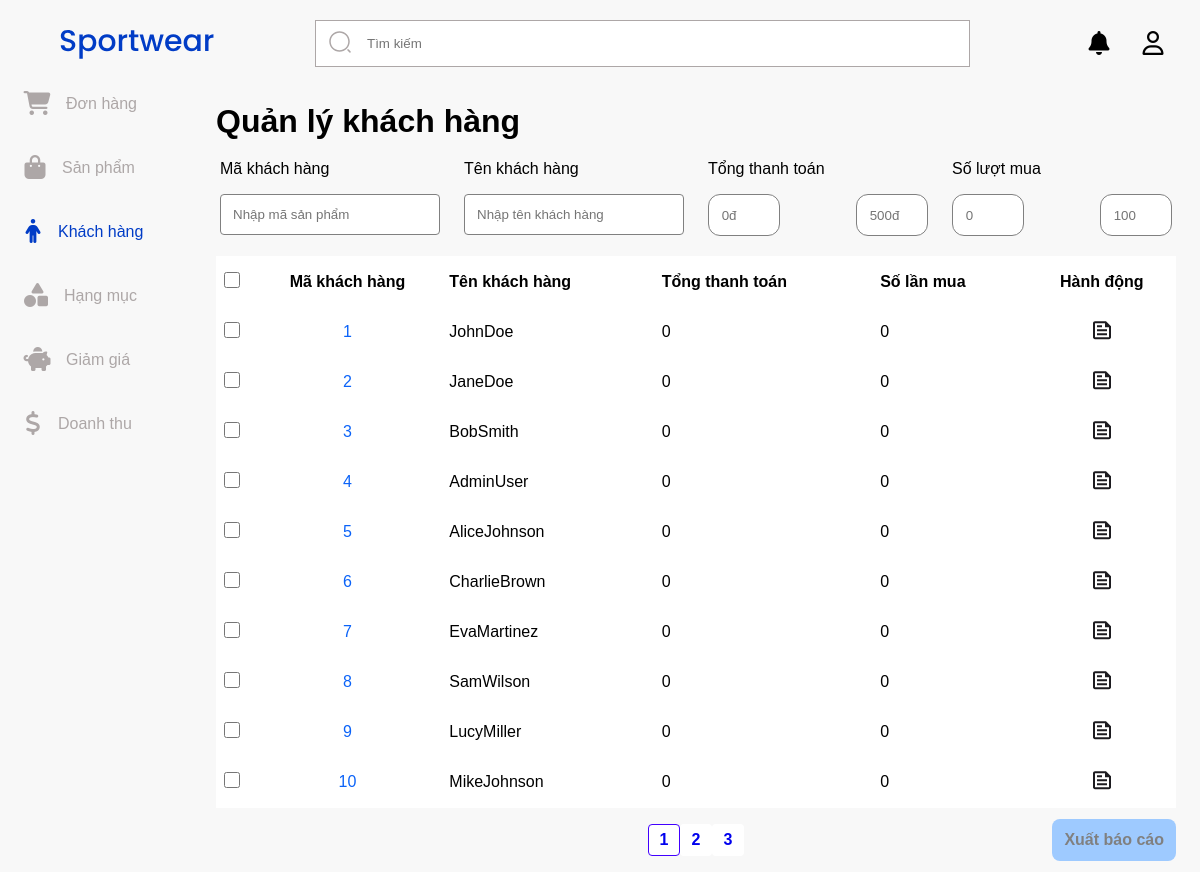
/pages/admin/customer/, run on the app's committed database.
### tables this page shows
CREATE TABLE users
(
    id INT AUTO_INCREMENT PRIMARY KEY,
    username VARCHAR(255) NOT NULL,
    firstname VARCHAR(255),
    lastname VARCHAR(255),
    password VARCHAR(255) NOT NULL,
    email VARCHAR(255) NOT NULL,
    phonenumber VARCHAR(255),
    address VARCHAR(255),
    is_admin BOOLEAN NOT NULL DEFAULT false,
    avatar VARCHAR(255) DEFAULT 'https://pbs.twimg.com/media/FoUoGo3XsAMEPFr?format=jpg&name=4096x4096'
);

### db/connection.php (called while the page is built, shortened)
<?php
function connectDb() {
    $host = "localhost";
    $username = "root";
    $password = "";
    $dbname = "ecommerce-sportswear";
    $con = new mysqli($host, $username, $password, $dbname);
    $con->set_charset("utf8");
    return $con;
}
function execQuery($query)
{
    $conn = connectDb();
    $result = $conn->query($query);
    return $result;
}

### components/customer-item/index.php (the view)
<?php
    function CustomerItem($id, $name, $total_payment, $count_purchase) {
        return '
            <tr>
                <td class="cell-center" >
                    <input type="checkbox" name="check-one" />
                </td>
                <td class="cell-center" >'.$id.'</td>
                <td class="list-container__name">'.$name.'</td>
                <td>'.$total_payment.'</td>
                <td>'.$count_purchase.'</td>
                <td class="cell-center">
                    <a href="#" target="_blank">
                        <img src="../../../assets/images/detail.svg" alt="detail" />
                    </a>
                </td>
            </tr>
        ';
    }
?>

### pages/admin/customer/index.php (shortened to what this page needs)
<!DOCTYPE html>
<html lang="en">
<?php
include "../../../components/customer-item/index.php";
include "../../../components/admin-sidebar/index.php";
?>
<head>
    <link rel="stylesheet" href="./style.css" />
    <link rel="stylesheet" href="./customer/style.css" />
    <link rel="stylesheet" href="../../../components/admin-sidebar/style.css" />
</head>
<body>
    <?php SideBar_Start() ?>
    <main class="container">
        <h1>Quản lý khách hàng</h1>
        <div class="search-customer">
            <div class="search-customer__card">
                <label for="customer-id"> Mã khách hàng </label>
                <input class="search-customer__input-text" type="text" name="customer-id" id="customer-id" placeholder="Nhập mã sản phẩm" />
            </div>
            <div class="search-customer__card">
                <label for="customer-name"> Tên khách hàng </label>
                <input class="search-customer__input-text" type="text" name="customer-name" id="customer-name" placeholder="Nhập tên khách hàng" />
            </div>
            <div class="search-customer__card">
                <label for="#">Tổng thanh toán</label>
                <div class="flex-row justify-between">
                    <input type="text" name="payment-start" id="payment-start" class="search-customer__input-number" placeholder="0đ" />
                    <input type="text" name="payment-end" id="payment-end" class="search-customer__input-number" placeholder="500đ" />
                </div>
            </div>
            <div class="search-customer__card">
                <label for="#">Số lượt mua</label>
                <div class="flex-row justify-between">
                    <input type="text" name="purchase-start" id="purchase-start" class="search-customer__input-number" placeholder="0" />
                    <input type="text" name="purchase-end" id="purchase-end" class="search-customer__input-number" placeholder="100" />
                </div>
            </div>
        </div>
        <div class="list-container">
            <table class="customers-table">
                <thead>
                    <tr>
                        <th>
                            <input type="checkbox" name="check-all" />
                        </th>
                        <th>Mã khách hàng</th>
                        <th class="cell-start">Tên khách hàng</th>
                        <th class="hover cell-start">Tổng thanh toán</th>
                        <th class="hover cell-start">Số lần mua</th>
                        <th>Hành động</th>
                    </tr>
                </thead>
                <tbody>
                    <?php
                    include "../../../db/connection.php";
                    $query = "SELECT * FROM users";
                    $result = execQuery($query);
                    for ($i = 0; $i < $result->num_rows; $i++) {
                        $row = $result->fetch_assoc();
                        $queryCountBuy = "SELECT COUNT(*) AS count FROM orders WHERE user_id = " . $row["id"];
                        $resultCountBuy = execQuery($queryCountBuy);
                        $countBuy = $resultCountBuy->fetch_assoc()["count"];
                        $queryTotalMoney = "SELECT SUM(total_money) AS total FROM orders WHERE user_id = " . $row["id"];
                        $resultTotalMoney = execQuery($queryTotalMoney);
                        $totalMoney = $resultTotalMoney->fetch_assoc()["total"];
                        $totalMoney = $totalMoney ?? 0;
                        echo CustomerItem($row["id"], $row["username"], $totalMoney, $countBuy);
                    }
                    ?>
                </tbody>
            </table>
        </div>
        <div class="customers-footer">
            <div class="pagination">
                <a class="active" href="#">1</a>
                <a href="#">2</a>
                <a href="#">3</a>
            </div>
            <button>Xuất báo cáo</button>
        </div>
    </main>
    <?php SideBar_End() ?>
</body>
</html>

### components/admin-sidebar/index.php (shortened to what this page needs)
<?php
function SideBar_Start()
{
    echo '
            <div class="sidebar-container">
            <header>
                <div class="logo">
                    <a href="">
                        <img class="sidebar-icon" src="../../../assets/images/logo.svg" alt="Logo">
                    </a>
                </div>
                <div class="search-box">
                    <div class="search-icon">
                        <img class="sidebar-icon" src="../../../assets/images/search-normal.svg">
                    </div>
                    <input id="search-box-input" type="text" placeholder="Tìm kiếm">
                </div>
                <div class="right">
                    <div class="notify">
                        <i class="fa-solid fa-bell"></i>
                    </div>
                    <div class="admin-button">
                        <i class="fa-regular fa-user"></i>
                    </div>
                </div>
            </header>
            <main class="admin-layout">
                <div class="sidebar">
                    <a href="/sportswear/pages/admin/order" class="sidebar-item">
                        <div class="sidebar-item-container" id="order">
                            <div class="sidebar-item-icon">
                                <i class="fa-solid fa-cart-shopping"></i>
                            </div>
                            <p>Đơn hàng</p>
                        </div>
                    </a>
                    <a href="/sportswear/pages/admin/product" class="sidebar-item">
                        <div class="sidebar-item-container" id="product">
                            <div class="sidebar-item-icon">
                                <i class="fa-solid fa-bag-shopping"></i>
                            </div>
                            <p>Sản phẩm</p>
                        </div>
                    </a>
                    <a href="/sportswear/pages/admin/customer" class="sidebar-item">
                        <div class="sidebar-item-container" id="customer">
                            <div class="sidebar-item-icon">
                                <i class="fa-solid fa-person"></i>
                            </div>
                            <p>Khách hàng</p>
                        </div>
                    </a>
                    <a href="/sportswear/pages/admin/category" class="sidebar-item">
                        <div class="sidebar-item-container" id="category">
                            <div class="sidebar-item-icon">
                                <i class="fa-solid fa-shapes"></i>
                            </div>
                            <p>Hạng mục</p>
                        </div>
                    </a>
                    <a href="/sportswear/pages/admin/coupons" class="sidebar-item">
                        <div class="sidebar-item-container" id="coupon">
                            <div class="sidebar-item-icon">
                                <i class="fa-solid fa-piggy-bank"></i>
                            </div>
                            <p>Giảm giá</p>
                        </div>
                    </a>
                    <a href="/sportswear/pages/admin/report" class="sidebar-item">
                        <div class="sidebar-item-container" id="revenue">
                            <div class="sidebar-item-icon">
                                <i class="fa-solid fa-dollar-sign"></i>
                            </div>
                            <p>Doanh thu</p>
                        </div>
                    </a>
                </div>
                <div class="content">
                    ';
};
function SideBar_End()
{
    echo '
                </div>
            </main>
        </div>
        <script src="https://kit.fontawesome.com/34f5218fc0.js" defer></script>';
}

### pages/admin/customer/style.css (style rules this page uses)
html, * { font-family: 'public sans', sans-serif; }
div, main, section, article, body { box-sizing: border-box; padding: 0; margin: 0; --blue: #0B63F8; }
.flex-row { display: flex; flex-direction: row; }
.justify-between { justify-content: space-between; }
.container { width: 100%; height: 100%; display: flex; flex-direction: column; gap: 1rem; padding: 1rem 1.5rem 1rem 1rem; }
.search-customer { display: flex; flex-direction: row; gap: 1rem; font-size: 1rem; }
.search-customer__card { flex: 1; display: flex; flex-direction: column; padding: 0.25rem; gap: 1rem; }
.search-customer__input-text { padding: 0.75rem; border: 1px solid gray; border-radius: 0.25rem; }
.search-customer__input-number { padding: 0.95em; border: 1px solid gray; border-radius: 0.75rem; width: 4.5rem; }
.list-container { flex: 1; display: flex; flex-direction: column; font-size: 1rem; background-color: white; overflow: hidden; overflow-y: auto; }
.list-container input[type='checkbox'] { width: 1rem; height: 1rem; }
.list-container .cell-center { text-align: center; }
.list-container .cell-start { text-align: left; }
.list-container .list-container__name { max-width: 15rem; }
.list-container tr { height: 3rem; }
.list-container tbody tr td:nth-child(2) { color: var(--blue); }
.hover { cursor: pointer; }
.customers-footer { display: flex; position: relative; justify-content: center; align-items: center; gap: 1rem; font-size: 1rem; }
.customers-footer .pagination { display: flex; flex-direction: row; }
.customers-footer a { display: flex; align-items: center; justify-content: center; width: 2rem; height: 2rem; text-decoration: none; border-radius: 0.25rem; background-color: white; font-weight: bold; }
.customers-footer a.active { border: 1px solid #4200FF; }
.customers-footer button { position: absolute; background-color: #9ecaff; padding: 0.75rem; border: none; border-radius: 0.5rem; font-size: 1rem; font-weight: bold; top: 50%; right: 0; transform: translate(0%, -50%); cursor: pointer; transition: opacity 0.25s; color: gray; }

### components/admin-sidebar/style.css (style rules this page uses)
* { margin: 0; padding: 0; box-sizing: border-box; }
:root { --primary: #013CC6; --second: #ADA7A7; }
header { display: flex; flex-direction: row; padding: 20px; align-items: center; justify-content: space-between; background-color: #F8F8F8; }
.sidebar-container { width: 100vw; height: 100%; display: flex; flex-direction: column; }
.right { display: flex; flex-direction: row; }
.right div { padding: 10px 20px; }
.logo { width: 153px; height: 29px; margin-left: 40px; }
.search-box { display: flex; flex-direction: row; border: 0.5px solid var(--second); padding: 8px 12px; align-items: center; background-color: white; }
.search-box input { width: 50vw; outline: none; padding: 5px 10px; border: none; margin-left: 5px; }
.sidebar { padding-left: 16px; width: 200px; min-width: 150px; height: 100%; display: flex; flex-direction: column; gap: 30px; background-color: #F8F8F8; }
.sidebar-item-container { display: flex; flex-direction: row; padding: 8px 12px; align-items: center; color: var(--second); }
.sidebar-item { text-decoration: none; }
i { width: 100%; height: 100%; object-fit: contain; transform: scale(1.5); }
.sidebar-item p { margin-left: 20px; }
.admin-layout { display: flex; flex-direction: row; height: calc(100vh - 100px); }
.content { background-color: #F8F8F8; height: 100%; flex: 1; }

### data on the page
users: id "1", username "JohnDoe", count_purchase "0"
users: id "2", username "JaneDoe", count_purchase "0"
users: id "3", username "BobSmith", count_purchase "0"
users: id "4", username "AdminUser", count_purchase "0"
users: id "5", username "AliceJohnson", count_purchase "0"
users: id "6", username "CharlieBrown", count_purchase "0"
users: id "7", username "EvaMartinez", count_purchase "0"
users: id "8", username "SamWilson", count_purchase "0"
users: id "9", username "LucyMiller", count_purchase "0"
users: id "10", username "MikeJohnson", count_purchase "0"
